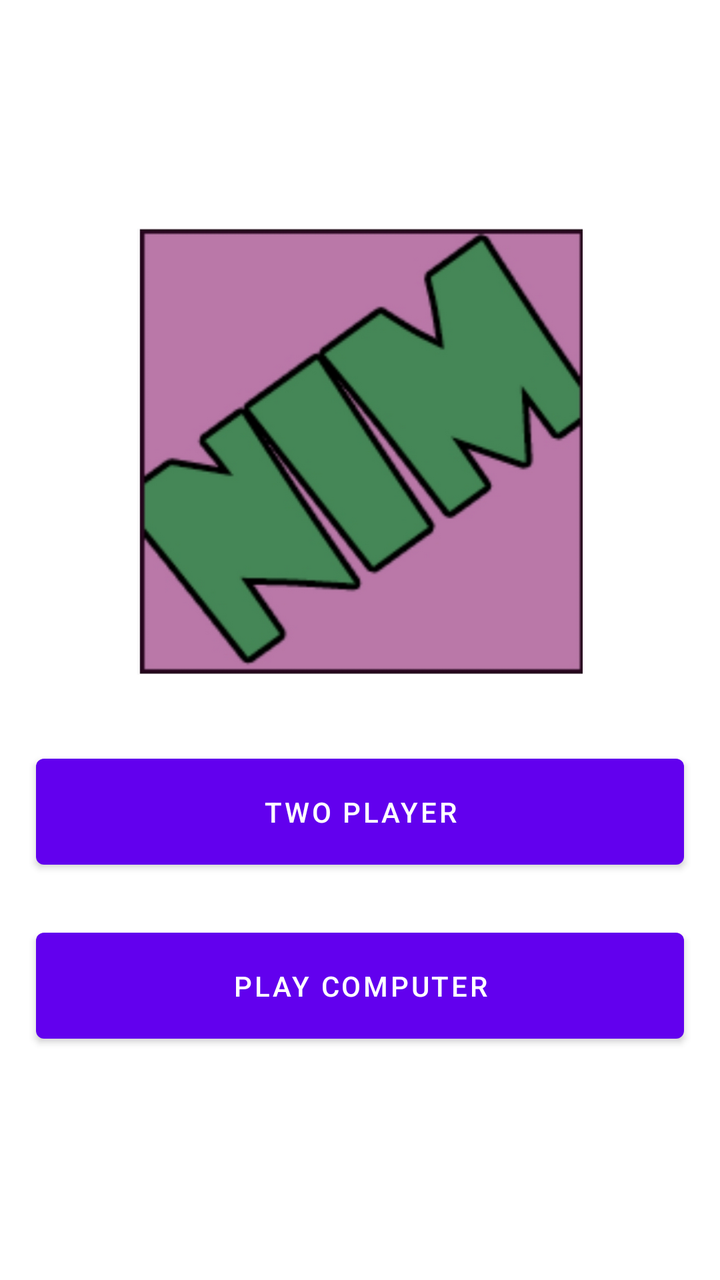
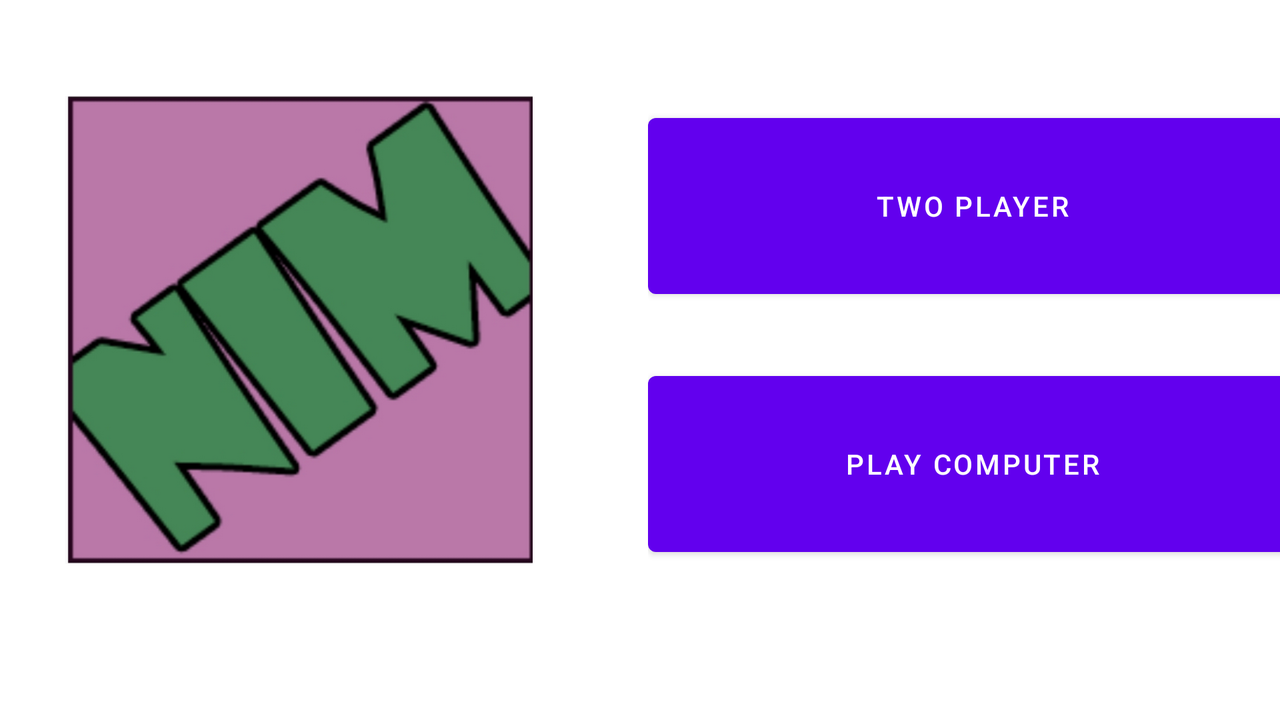

An Android layout and its configuration variant, each rendered on a device that would load it. The default file and the variant file are quoted in full after the pictures.
<!-- AndroidManifest.xml: application theme Theme.Driver_NIM -->
<!-- res/layout/main_fragment.xml -->
<?xml version="1.0" encoding="utf-8"?>
<androidx.constraintlayout.widget.ConstraintLayout xmlns:android="http://schemas.android.com/apk/res/android"
    xmlns:app="http://schemas.android.com/apk/res-auto"
    xmlns:tools="http://schemas.android.com/tools"
    android:id="@+id/main"
    android:layout_width="match_parent"
    android:layout_height="match_parent"
    tools:context=".ui.main.MainFragment">

    <LinearLayout
        android:layout_width="match_parent"
        android:layout_height="match_parent"
        android:gravity="center"
        android:orientation="vertical"
        tools:layout_editor_absoluteX="102dp"
        tools:layout_editor_absoluteY="146dp">

        <ImageView
            android:id="@+id/imageView"
            android:layout_width="match_parent"
            android:layout_height="223dp"
            android:adjustViewBounds="true"
            android:baselineAlignBottom="false"
            android:clickable="false"
            android:contentDescription="NIM"
            android:cropToPadding="true"
            android:scaleType="centerInside"
            android:visibility="visible"
            app:srcCompat="@drawable/screenshot_2021_04_25_211745"
            tools:src="@drawable/screenshot_2021_04_25_211745"
            tools:visibility="visible" />

        <Space
            android:layout_width="match_parent"
            android:layout_height="36dp" />

        <Button
            android:id="@+id/twoPlayerButton"
            android:layout_width="324dp"
            android:layout_height="65dp"
            android:onClick="@string/onClickTwoPlayer"
            android:text="@string/twoPlayerButton" />

        <Space
            android:layout_width="match_parent"
            android:layout_height="22dp" />

        <Button
            android:id="@+id/playComputerButton"
            android:layout_width="324dp"
            android:layout_height="65dp"
            android:gravity="center"
            android:onClick="onClickComputerGame"
            android:text="@string/playComputerButton" />

        <Space
            android:layout_width="match_parent"
            android:layout_height="wrap_content" />

        <Space
            android:layout_width="match_parent"
            android:layout_height="wrap_content" />

    </LinearLayout>
</androidx.constraintlayout.widget.ConstraintLayout>
<!-- resources referenced by this layout -->
<resources>
  <!-- drawable screenshot_2021_04_25_211745: png bitmap (drawable, 145548 bytes) -->
  <string name="onClickTwoPlayer">onClickTwoPlayer</string>
  <string name="playComputerButton">Play Computer</string>
  <string name="twoPlayerButton">Two Player</string>
  <style name="Theme.Driver_NIM" parent="Theme.MaterialComponents.DayNight.DarkActionBar">
          
          <item name="colorPrimary">@color/purple_500</item>
          <item name="colorPrimaryVariant">@color/purple_700</item>
          <item name="colorOnPrimary">@color/white</item>
          
          <item name="colorSecondary">@color/teal_200</item>
          <item name="colorSecondaryVariant">@color/teal_700</item>
          <item name="colorOnSecondary">@color/black</item>
          
          <item name="android:statusBarColor" tools:targetApi="l">?attr/colorPrimaryVariant</item>
          
      </style>
</resources>
<!-- res/layout-land/main_fragment.xml (the repository's variant of the layout above) -->
<!-- drawn on the phone turned sideways -->
<?xml version="1.0" encoding="utf-8"?>
<androidx.constraintlayout.widget.ConstraintLayout xmlns:android="http://schemas.android.com/apk/res/android"
    xmlns:app="http://schemas.android.com/apk/res-auto"
    xmlns:tools="http://schemas.android.com/tools"
    android:id="@+id/main"
    android:layout_width="match_parent"
    android:layout_height="match_parent"
    tools:context=".ui.main.MainFragment">

    <LinearLayout
        android:layout_width="match_parent"
        android:layout_height="match_parent"
        android:gravity="center"
        tools:layout_editor_absoluteX="102dp"
        tools:layout_editor_absoluteY="146dp">

        <LinearLayout
            android:layout_width="324dp"
            android:layout_height="match_parent"
            android:orientation="vertical">

            <Space
                android:layout_width="match_parent"
                android:layout_height="48dp" />

            <ImageView
                android:id="@+id/imageView"
                android:layout_width="299dp"
                android:layout_height="234dp"
                android:adjustViewBounds="true"
                android:baselineAlignBottom="false"
                android:clickable="false"
                android:contentDescription="NIM"
                android:cropToPadding="true"
                android:scaleType="centerInside"
                android:visibility="visible"
                app:srcCompat="@drawable/screenshot_2021_04_25_211745"
                tools:src="@drawable/screenshot_2021_04_25_211745"
                tools:visibility="visible" />
        </LinearLayout>

        <LinearLayout
            android:layout_width="wrap_content"
            android:layout_height="match_parent"
            android:orientation="vertical">

            <Space
                android:layout_width="match_parent"
                android:layout_height="53dp" />

            <Button
                android:id="@+id/twoPlayerButton"
                android:layout_width="324dp"
                android:layout_height="100dp"
                android:onClick="@string/onClickTwoPlayer"
                android:text="@string/twoPlayerButton" />

            <Space
                android:layout_width="match_parent"
                android:layout_height="29dp" />

            <Button
                android:id="@+id/playComputerButton"
                android:layout_width="324dp"
                android:layout_height="100dp"
                android:gravity="center"
                android:onClick="onClickComputerGame"
                android:text="@string/playComputerButton" />
        </LinearLayout>

    </LinearLayout>

</androidx.constraintlayout.widget.ConstraintLayout>
